Frame 1 (no input): blank canvas, image omitted
Frame 60 (no input): blank canvas, image omitted
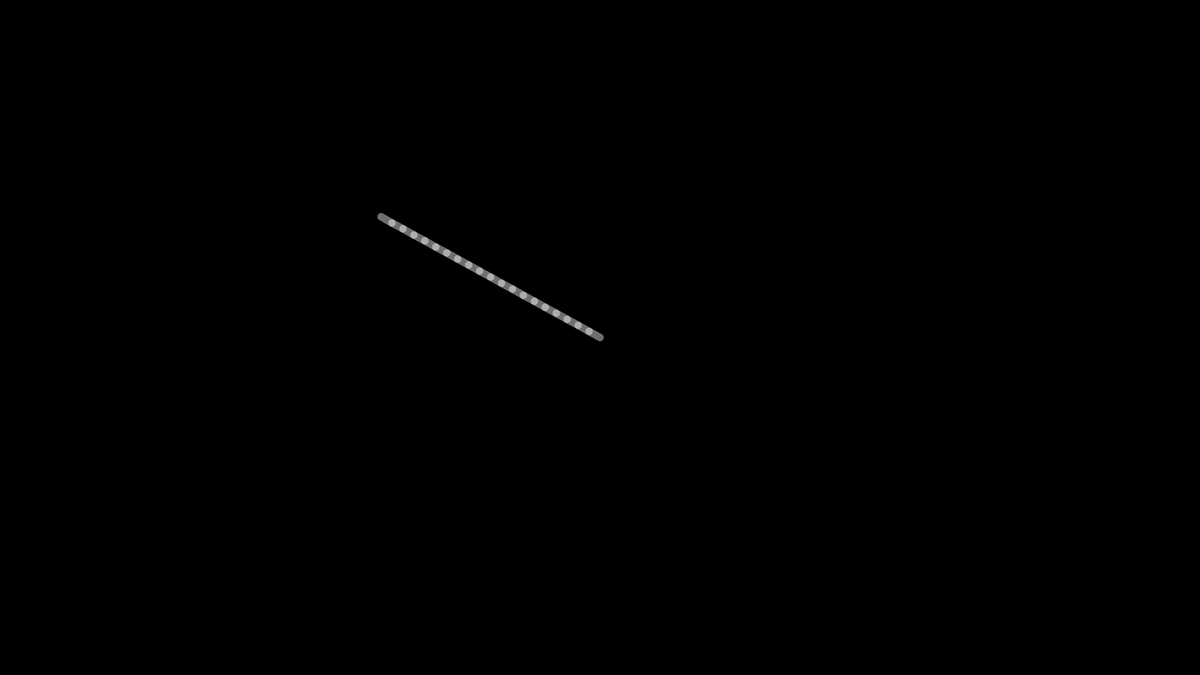
Frame 120 (the mouse pressed at the canvas centre since frame 60)

The p5.js sketch whose frames 1 and 60 were blank and that drew this single picture after the mouse press (run headless with seeded random() and noise() and a simulated clock; from frame 60 on, the mouse is pressed at the canvas centre):

// p5.js sketch
// ── sketch.js
var x = new Array(20);
var y = new Array(20);
var segLength = 20;

function setup() {
  createCanvas(1920, 1080);
  strokeWeight(12);
  stroke(255, 110);
  for(var i=0; i<x.length; i++) {
    x[i]=0;
    y[i]=0;
  }
}

function draw() {
  background(0);
  drawSegment(0, mouseX, mouseY);
  for(var i=0; i<x.length-1; i++) {
    drawSegment(i+1, x[i], y[i]);
  }
}

function drawSegment(i, xin, yin) {
  var dx = xin - x[i];
  var dy = yin - y[i];
  var angle = atan2(dy, dx);
  x[i] = xin - cos(angle) * segLength;
  y[i] = yin - sin(angle) * segLength;
  segment(x[i], y[i], angle);
}

function segment(x, y, a) {
  push();
  translate(x, y);
  rotate(a);
  line(0, 0, segLength, 0);
  pop();
}
